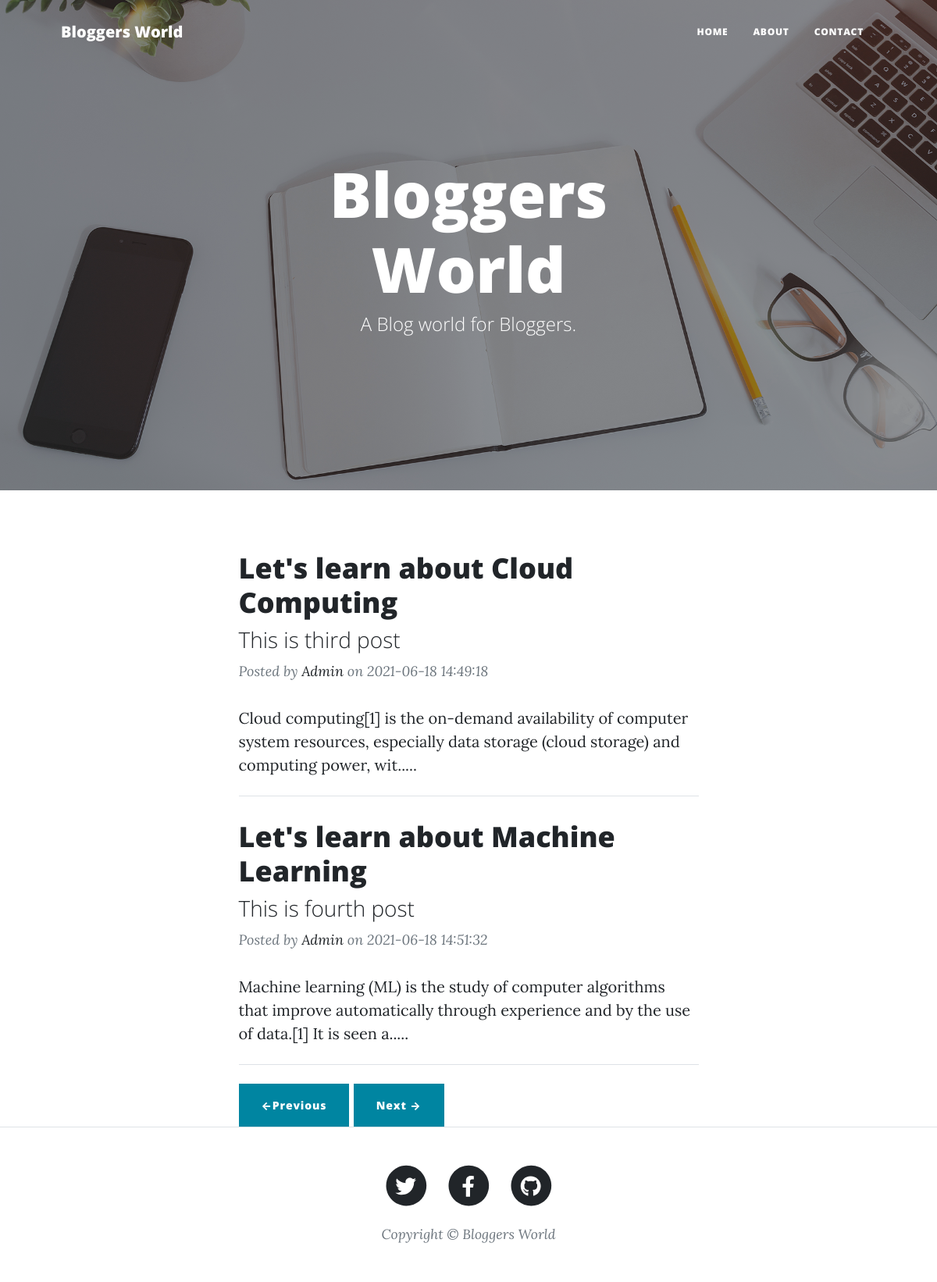
Screenshot of /?page=2 with the database file from the repository.
### main.py (models this page shows)
class Posts(db.Model):
    s_no=db.Column(db.Integer, primary_key=True)
    title=db.Column(db.String(80), nullable=False)
    content=db.Column(db.String(12), nullable=False)
    tagline=db.Column(db.String(22), nullable=False)
    date=db.Column(db.String(80), nullable=False)
    slug=db.Column(db.String(12), nullable=True)

### main.py (the view)
@app.route("/")
def home():
    posts=Posts.query.filter_by().all()
    last=math.ceil(len(posts)/int(params['no_of_posts']))
    page=request.args.get('page')
    if(not str(page).isnumeric()):
        page=1
    page=int(page)
    posts=posts[(page-1)*int(params['no_of_posts']): (page-1)*int(params['no_of_posts']) + int(params['no_of_posts'])]
    if(page==1):
        prev="#"
        next="/?page=" + str(page+1)
    elif(page==last):
        prev="/?page=" + str(page-1)
        next="#"
    else:
        prev="/?page=" + str(page-1)
        next="/?page=" + str(page+1)
    return render_template("index.html", params=params, posts=posts, prev=prev, next=next)

### templates/index.html (shortened to what this page needs)
{% extends "layout.html" %}
{% block body %}
        <header class="masthead" style="background-image: url('{{ url_for('static', filename='assets/img/home-bg.jpg')}}')">
            <div class="container position-relative px-4 px-lg-5">
                <div class="row gx-4 gx-lg-5 justify-content-center">
                    <div class="col-md-10 col-lg-8 col-xl-7">
                        <div class="site-heading">
                            <h1>{{params['blog_name']}}</h1>
                            <span class="subheading">{{params['tag_line']}}</span>
                        </div>
                    </div>
                </div>
            </div>
        </header>
        <div class="container px-4 px-lg-5">
            <div class="row gx-4 gx-lg-5 justify-content-center">
                <div class="col-md-10 col-lg-8 col-xl-7">
                    {% for post in posts %}
                    <div class="post-preview">
                        <a href="post/{{post.slug}}">
                            <h2 class="post-title">{{post.title}}</h2>
                            <h3 class="post-subtitle">{{post.tagline}}</h3>
                        </a>
                        <p class="post-meta">
                            Posted by
                            <a href="#!">Admin</a>
                            on {{post.date}}
                        </p>
                    </div>
                    {{post.content[0:143]}}.....
                    <hr class="my-4" />
                    {% endfor %}
                    <div class="clearfix">
                        <a class="btn btn-primary float-left" href="{{prev}}">&larr;Previous</a>
                        <a class="btn btn-primary float-right" href="{{next}}">Next &rarr;</a>
                    </div>
                </div>
            </div>
        </div>
{% endblock %}

### rows the page displays
Posts: title "Let's learn about Cloud Computing", tagline "This is third post", date "2021-06-18 14:49:18", content "Cloud computing[1] is the on-demand availability of computer system resources, especially data storage (cloud storage) and computing power, wit"
Posts: title "Let's learn about Machine Learning", tagline "This is fourth post", date "2021-06-18 14:51:32", content "Machine learning (ML) is the study of computer algorithms that improve automatically through experience and by the use of data.[1] It is seen a"

### other values shown
{{ params['blog_name'] }} "Bloggers World"
{{ params['tag_line'] }} "A Blog world for Bloggers."
